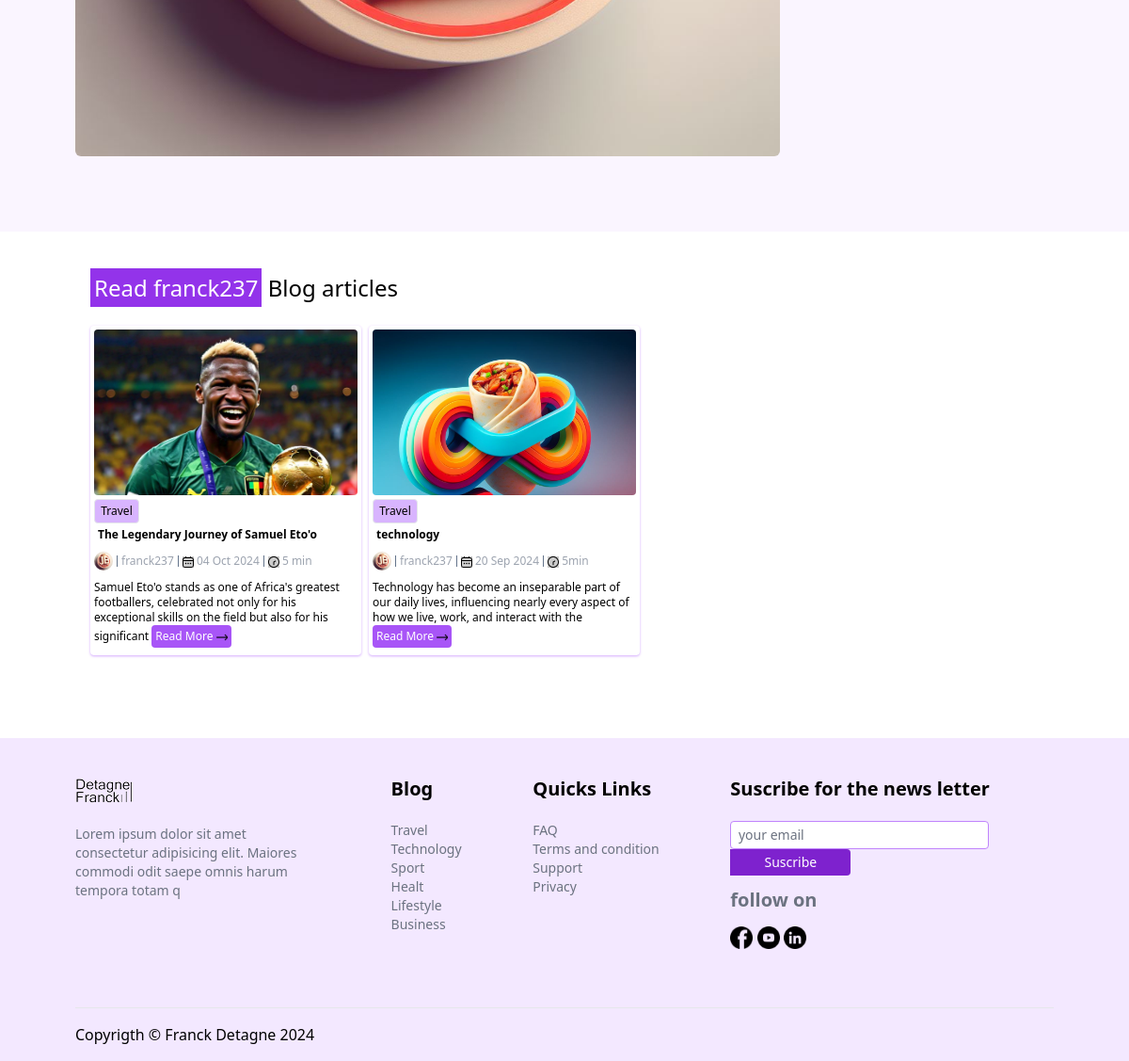
Before: /author/09eed322-2c62-4b46-a317-0d44a6e14c1b/ (lower part) with the older database file.
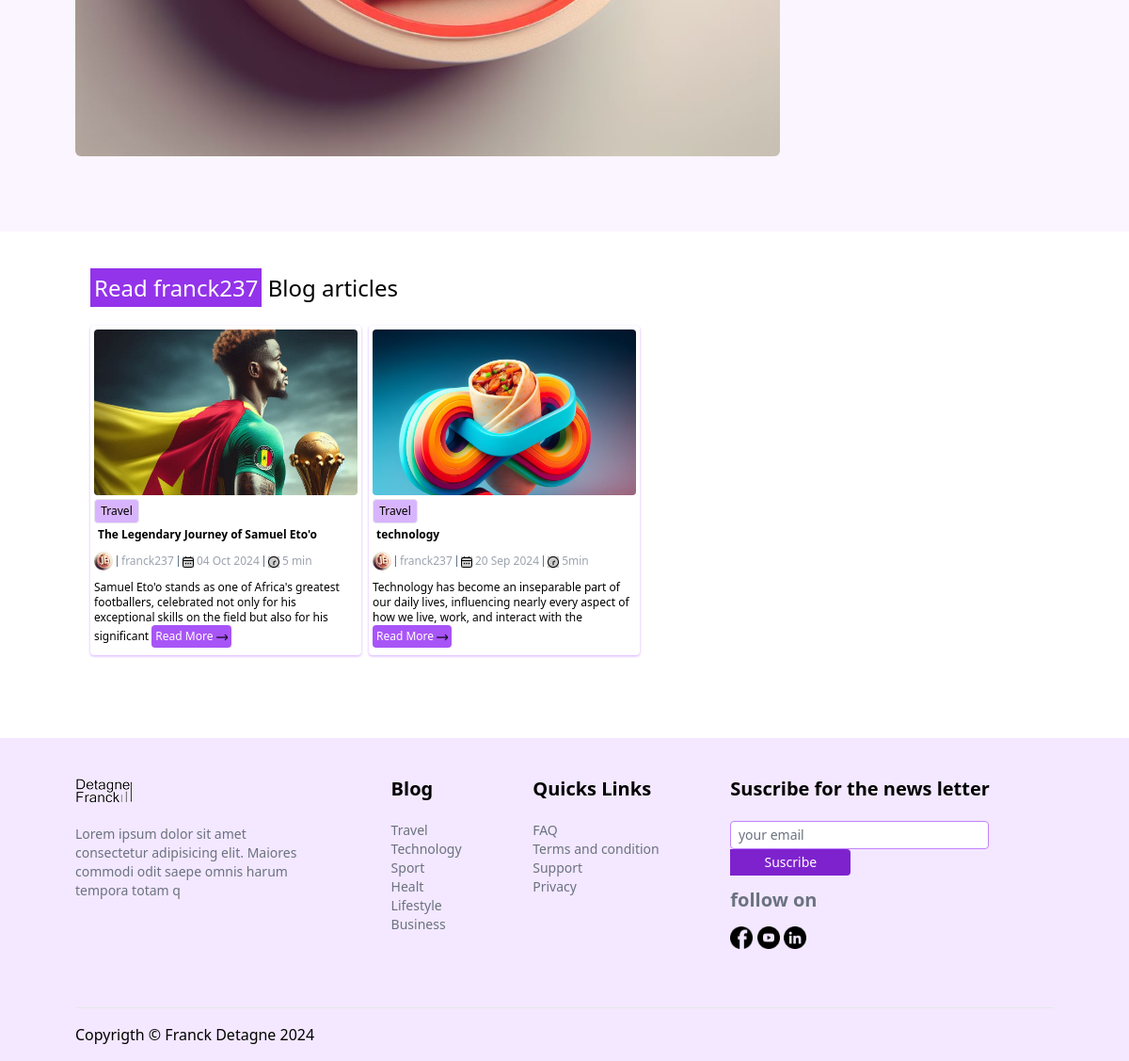
After: the same page with the newer database file.
### core/models.py (models this page shows, shortened)
class Post(models.Model):
    class StatusChoices(models.TextChoices):
        DRAFT='DB','DRAFT'
        PUBLISH="PB","Published"
    class PublishedManager(models.Manager):
        def get_queryset(self) :
            return super().get_queryset().filter(status=Post.StatusChoices.PUBLISH)
    pid=models.UUIDField(primary_key=True,unique=True,default=uuid.uuid4,editable=False)
    title=models.CharField(max_length=150)
    category=models.ForeignKey(Category,on_delete=models.CASCADE)
    description=models.CharField(max_length=150)
    slug=models.SlugField(max_length=150)
    author=models.ForeignKey(Author,on_delete=models.CASCADE)
    profile_image=models.ImageField(upload_to="post",default="./static/assets/images/2.jpg")
    content=models.TextField(null=True,blank=True)
    status=models.CharField(max_length=2,choices=StatusChoices,default=StatusChoices.DRAFT)
    likes=models.ManyToManyField(CustomUser,related_name='post_like',blank=True)
    publish=models.DateTimeField(default=timezone.now)
    created=models.DateTimeField(auto_now_add=True)
    reading_time=models.CharField(max_length=5,default='3 min',null=True)
    updated=models.DateTimeField(auto_now=True)
    Rating=models.IntegerField(choices=RATING,default=RATING[0][0],null=True,blank=True)
    is_premium=models.BooleanField(default=False)
    objects=models.Manager()
    published=PublishedManager()
    class Meta:
        ordering=["-publish","-created"]

class Author(models.Model):
    aid=models.UUIDField(primary_key=True,default=uuid.uuid4,unique=True,editable=False)
    user=models.OneToOneField(CustomUser,on_delete=models.CASCADE)
    status=models.BooleanField(default=True)
    rating=models.CharField(max_length=2,choices=RATING,default=RATING[0][0],null=True,blank=True)
    description=models.TextField(null=True,blank=True,default="Amazing writer")
    agency_descript=models.TextField(max_length=300,default='Let the world know what is in your mind')
    author_image=models.ImageField(upload_to=get_user_directory_path,default="./static/assets/images/1.jpg")
    email=models.EmailField()

### userauth/models.py (models this page shows, shortened)
class CustomUser(AbstractUser):
    email=models.EmailField(unique=True)
    username=models.CharField(max_length=50)
    profile_image=models.ImageField(upload_to=get_user_directory_path,null=True,blank=True,default="picture.jpg")
    USERNAME_FIELD="email"
    REQUIRED_FIELDS=['username']
    def __str__(self):
        return f'{self.username}'

### core/views.py (the view)
# urls.py: path('author/<auth_id>/',views.author_views,name="author"),
def author_views(request,auth_id):
    author=get_object_or_404(Author,aid=auth_id)
    posts=Post.published.filter(author__aid=author.aid)
    context={
        'posts':posts,
        'author':author,
    }
    return render(request,"about_authors.html",context)

### core/context_processor.py (called while the page is built)
def general(request):
    categories=Category.objects.all()
    authors=Author.objects.filter(status=True)
    context={
        "categories":categories,
        "authors":authors,
    }
    return context

### core/templates/about_authors.html (shortened to what this page needs)
{% extends "partials/base.html" %}
{% load static %}
{% block content %}
<main class="relative top-16">
    <section class="bg-purple-50  flex flex-wrap p-5 max-lg:items-center  tablet:flex-nowrap gap-4 lg:p-20">
        <div class="xl:basis-1/3 flex-grow inline-flex max-lg:justify-center">
            <img src="{{author.author_image.url}}" class="max-lg:rounded-full rounded-md self-center max-lg:w-40" alt="image of franck detagne">
        </div>
        <div class="xl:basis-2/3 flex-grow xl:self-center text-center">
        </div>
    </section>
    <section class="lg:px-24 p-5" >
        <h1 class="my-6 text-2xl"><span class="bg-purple-600 p-1 text-white">Read {{author.user}}</span> Blog articles</h1>
        <div class=" justify-center  grid grid-cols-1 text-xs  lg:grid-cols-[repeat(4,1fr)] gap-2">
            {% for post in posts%}
                <article class="inline-grid lg:w-72 max-md:text-xs  mb-5 shadow shadow-purple-300 p-1 rounded">
                    <div class="h-44 w-full"><img class="rounded w-full  h-full object-cover object-top" src="{{post.profile_image.url}}" alt="banner image 1"></div>
                    <div>
                        <p class="btn-style">Travel</p>
                        <h2 class="max-md:text-sm m-1 font-bold">{{post.title}}</h2>
                        <div data-title="about-author " >
                            <div class="flex gap-1 items-center my-2">
                                    <div class="w-5 h-5"><img class="rounded-full" src="{{author.author_image.url}}" alt="author profile image"></div>
                                    <h3 class="text-author">{{post.author.user}}</h3>
                                    <p class="text-author"> <img src="{% static '../../images/fi-rr-calendar.svg' %}" class=" bg-[#ccc] inline w-[12px] h-[12px]" alt=""> {{post.publish|date:"d M Y"}}</p>
                                    <p class="text-author"><img src="{% static '../../images/fi-rr-clock-two-thirty.svg' %}" class=" bg-[#ccc] inline w-[12px] h-[12px]" alt=""> {{post.reading_time}}</p>
                            </div>
                            <p class="text-[0.75rem]">{{post.description}}  <a href="{% url "core:details" post.slug post.pid %}" class="btn-read-more">Read More <img class="inline-block w-[12px] h-[12px] " src="{% static '../../images/arrow-right.png' %}" alt=""></a>
                            </p>
                        </div>
                    </div>
                </article>
            {% endfor %}
        </div>
    </section>
</main>
{% endblock content %}

Changed rows visible on the page:
changed Post "The Legendary Journey of Samuel Eto'o": profile_image: a different picture
